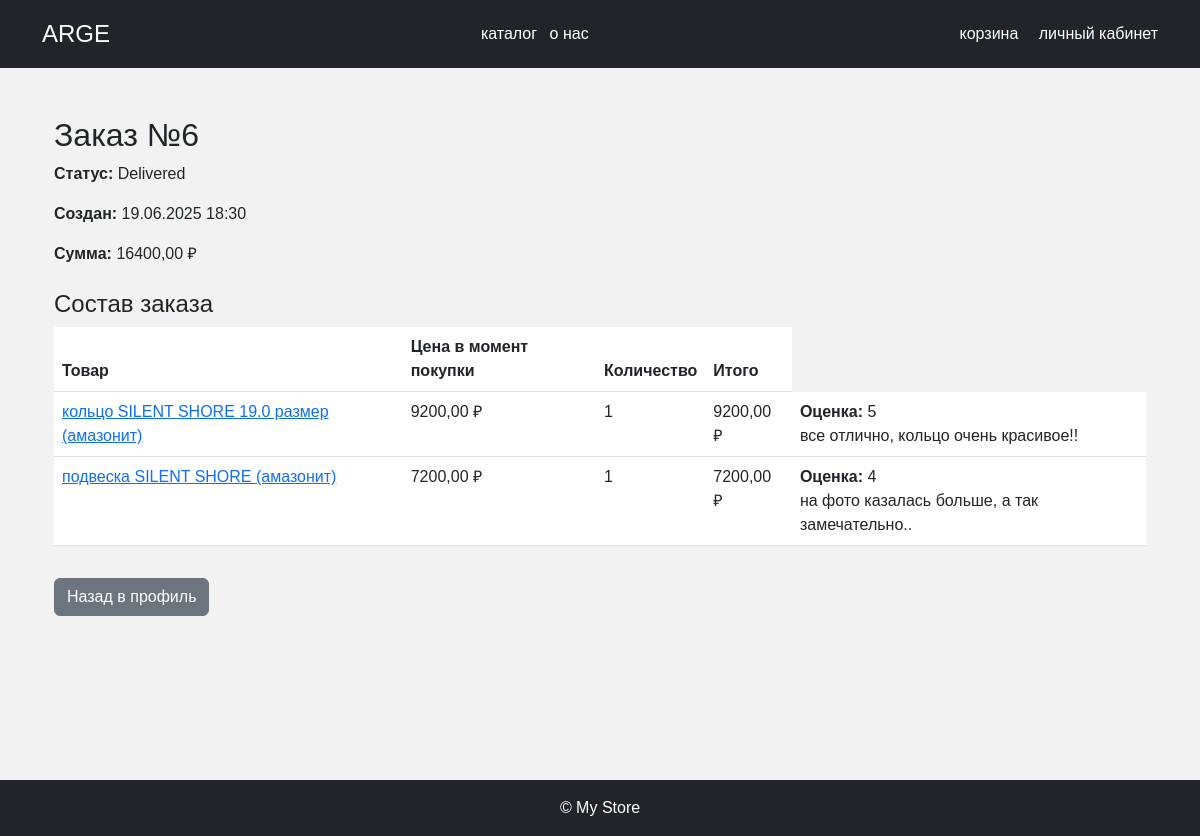
/orders/6/ (signed in), run on the app's committed database.
### members/models.py (models this page shows, shortened)
class Order(models.Model):
    STATUS_CHOICES = [
        ('pending', 'Pending'),
        ('shipped', 'Shipped'),
        ('delivered', 'Delivered'),
        ('cancelled', 'Cancelled'),
    ]
    user = models.ForeignKey(User, related_name='orders', on_delete=models.CASCADE)
    total_price = models.DecimalField(max_digits=10, decimal_places=2)
    status = models.CharField(max_length=50, choices=STATUS_CHOICES, default='pending')
    created_at = models.DateTimeField(default=timezone.now)
    history = HistoricalRecords()
    class Meta:
        verbose_name = "Заказ"
        verbose_name_plural = "Заказы"

class OrderItem(models.Model):
    order = models.ForeignKey(Order, related_name='items', on_delete=models.CASCADE)
    product = models.ForeignKey(Product, related_name='order_items', on_delete=models.CASCADE)
    quantity = models.PositiveIntegerField()
    prise_at_time_of_purchase = models.DecimalField(max_digits=10, decimal_places=2)
    class Meta:
        verbose_name = "Товар в заказе"
        verbose_name_plural = "Товары в заказе"

class Product(models.Model):
    name = models.CharField(max_length=255)
    description = models.TextField()
    price = models.DecimalField(max_digits=10, decimal_places=2, validators=[MinValueValidator(0.01)])
    category = models.ForeignKey(Category, related_name='products', on_delete=models.CASCADE)
    status = models.CharField(max_length=50, default='available')
    view_count = models.PositiveIntegerField(default=0, verbose_name="Просмотров")
    created_at = models.DateTimeField(default=timezone.now, verbose_name="Дата добавления")
    objects = models.Manager()
    available = AvailableProductsManager()
    history = HistoricalRecords()
    class Meta:
        ordering = ['-price']
        verbose_name = "Товар"
        verbose_name_plural = "Товары"

class Review(models.Model):
    user = models.ForeignKey(User, on_delete=models.CASCADE)
    product = models.ForeignKey(Product, on_delete=models.CASCADE)
    rating = models.PositiveIntegerField()
    text = models.TextField()
    created_at = models.DateTimeField(default=timezone.now)
    class Meta:
        ordering = ['-created_at']
        verbose_name = "Отзыв"
        verbose_name_plural = "Отзывы"

### members/views.py (the view, shortened to what this page needs)
# urls.py: path('orders/<int:pk>/', views.order_detail_view, name='order_detail'),
@login_required
def order_detail_view(request, pk):
    order = (
        get_object_or_404(Order, pk=pk)
        if request.user.is_staff else
        get_object_or_404(Order, pk=pk, user=request.user)
    )
    items = list(order.items.select_related('product').all())
    existing = Review.objects.filter(
        user=request.user,
        product__in=[i.product for i in items]
    )
    by_prod = {r.product_id: r for r in existing}
    form = OrderReviewForm(request.POST or None)
    for item in items:
        item.line_total = item.quantity * item.prise_at_time_of_purchase
        item.review = by_prod.get(item.product.id)
    return render(request, 'order_detail.html', {
        'order': order,
        'order_items': items,
        'form': form,
    })

### templates/order_detail.html (shortened to what this page needs)
{% extends "base.html" %}
{% load static %}
{% block content %}
    <div class="container my-5">
        <h2>Заказ №{{ order.id }}</h2>
        <p><strong>Статус:</strong> {{ order.get_status_display|default:order.status }}</p>
        <p><strong>Создан:</strong> {{ order.created_at|date:"d.m.Y H:i" }}</p>
        <p><strong>Сумма:</strong> {{ order.total_price }} ₽</p>
        <h4 class="mt-4">Состав заказа</h4>
        <table class="table">
            <thead>
                <tr>
                    <th>Товар</th>
                    <th>Цена в момент покупки</th>
                    <th>Количество</th>
                    <th>Итого</th>
                </tr>
            </thead>
            <tbody>
            {% for item in order_items %}
                <tr>
                    <td>
                        <a href="{% url 'product_detail' item.product.id %}">
                            {{ item.product.name }}
                        </a>
                    </td>
                    <td>{{ item.prise_at_time_of_purchase }} ₽</td>
                    <td>{{ item.quantity }}</td>
                    <td>{{ item.line_total }} ₽</td>
                    <td>
                        {% if item.review %}
                            <div>
                                <strong>Оценка:</strong> {{ item.review.rating }}<br>
                                {{ item.review.text }}
                            </div>
                        {% else %}
                            <em>Отзыв доступен после доставки</em>
                        {% endif %}
                    </td>
                </tr>
            {% endfor %}
            </tbody>
        </table>
        <a href="{% url 'profile' %}" class="btn btn-secondary mt-3">Назад в профиль</a>
    </div>
{% endblock %}

### static/styles.css (style rules this page uses)
body { font-family: sans-serif; margin: 0; background: #f2f2f2; }

### data on the page
Order: id "6", status "Delivered", created_at "19.06.2025 18:30", total_price "16400,00"
OrderItem: product.name "кольцо SILENT SHORE 19.0 размер (амазонит)", prise_at_time_of_purchase "9200,00", quantity "1", line_total "9200,00", review.rating "5", review.text "все отлично, кольцо очень красивое!!"
OrderItem: product.name "подвеска SILENT SHORE (амазонит)", prise_at_time_of_purchase "7200,00", quantity "1", line_total "7200,00", review.rating "4", review.text "на фото казалась больше, а так замечательно.."
